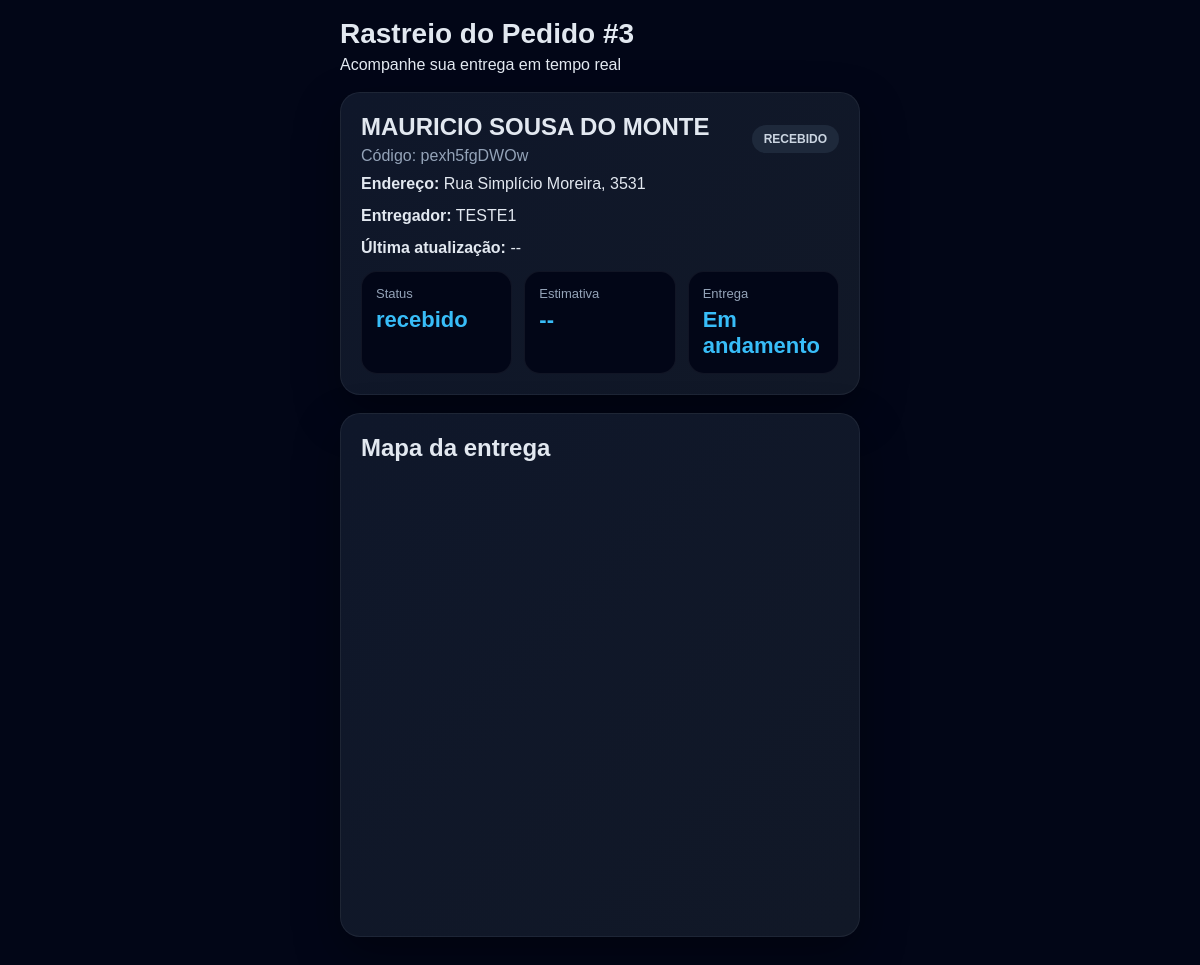
/rastreio/pexh5fgDWOw (signed in), run on the app's committed database.
### models.py (models this page shows, shortened)
class Pedido(db.Model):
    __tablename__ = "pedidos"
    id = db.Column(db.Integer, primary_key=True)
    farmacia_id = db.Column(db.Integer, db.ForeignKey("farmacias.id"), nullable=False)
    cliente_id = db.Column(db.Integer, db.ForeignKey("clientes.id"), nullable=False)
    entregador_id = db.Column(db.Integer, db.ForeignKey("entregadores.id"), nullable=True)
    status = db.Column(db.String(30), nullable=False, default="recebido")
    codigo_rastreio = db.Column(db.String(40), unique=True, nullable=True)
    criado_em = db.Column(db.DateTime, default=agora_brasil)
    saiu_entrega_em = db.Column(db.DateTime, nullable=True)
    entregue_em = db.Column(db.DateTime, nullable=True)

class Cliente(db.Model):
    __tablename__ = "clientes"
    id = db.Column(db.Integer, primary_key=True)
    farmacia_id = db.Column(db.Integer, db.ForeignKey("farmacias.id"), nullable=False)
    nome = db.Column(db.String(150), nullable=False)
    telefone = db.Column(db.String(30), nullable=False)
    endereco = db.Column(db.String(255), nullable=False)
    criado_em = db.Column(db.DateTime, default=agora_brasil)
    pedidos = db.relationship("Pedido", backref="cliente", lazy=True)

class Entregador(db.Model):
    __tablename__ = "entregadores"
    id = db.Column(db.Integer, primary_key=True)
    farmacia_id = db.Column(db.Integer, db.ForeignKey("farmacias.id"), nullable=True)
    nome = db.Column(db.String(150), nullable=False)
    telefone = db.Column(db.String(30), nullable=False)
    senha_hash = db.Column(db.String(255), nullable=False)
    ativo = db.Column(db.Boolean, default=True)
    criado_em = db.Column(db.DateTime, default=agora_brasil)
    pedidos = db.relationship("Pedido", backref="entregador", lazy=True)
    localizacoes = db.relationship("Localizacao", backref="entregador", lazy=True)
    vinculos_farmacias = db.relationship(
        "EntregadorFarmacia",
        back_populates="entregador",
        cascade="all, delete-orphan",
        lazy=True
    )
    __table_args__ = (
        db.UniqueConstraint("telefone", name="uq_entregador_telefone_global"),
    )

### app.py (the view)
    @app.route("/rastreio/<codigo>")
    def rastreio_cliente(codigo):
        pedido = Pedido.query.filter_by(codigo_rastreio=codigo).first_or_404()
        return render_template("rastreio.html", pedido=pedido)

### models.py (called while the page is built)
@login_manager.user_loader
def load_user(user_id):
    return db.session.get(User, int(user_id))

### templates/rastreio.html (shortened to what this page needs)
<!doctype html>
<html lang="pt-br">
<head>
  <link rel="stylesheet" href="{{ url_for('static', filename='style.css') }}">
  <link
    rel="stylesheet"
    href="https://unpkg.com/leaflet@1.9.4/dist/leaflet.css"
  />
</head>
<body class="mobile-app-body">
  <div class="mobile-app">
    <div class="mobile-top">
      <h1>Rastreio do Pedido #{{ pedido.id }}</h1>
      <p>Acompanhe sua entrega em tempo real</p>
    </div>
    <div class="rast-card">
      <div class="rast-top">
        <div>
          <h2 style="margin-bottom:6px;">{{ pedido.cliente.nome }}</h2>
          <p class="muted">Código: {{ pedido.codigo_rastreio }}</p>
        </div>
        <span id="status-rastreio" class="status-badge status-{{ pedido.status }}">{{ pedido.status }}</span>
      </div>
      <div class="rast-grid">
        <p><strong>Endereço:</strong> {{ pedido.cliente.endereco }}</p>
        <p><strong>Entregador:</strong> <span id="entregador-rastreio">{{ pedido.entregador.nome if pedido.entregador else 'Aguardando' }}</span></p>
        <p><strong>Última atualização:</strong> <span id="ultima-atualizacao">--</span></p>
      </div>
      <div class="rast-kpis">
        <div class="rast-kpi">
          <span>Status</span>
          <strong id="status-kpi">{{ pedido.status }}</strong>
        </div>
        <div class="rast-kpi">
          <span>Estimativa</span>
          <strong id="estimativa-kpi">--</strong>
        </div>
        <div class="rast-kpi">
          <span>Entrega</span>
          <strong id="entrega-kpi">
            {% if pedido.status == 'entregue' %}Concluída{% else %}Em andamento{% endif %}
          </strong>
        </div>
      </div>
    </div>
    <div class="rast-card">
      <h2 style="margin-bottom:14px;">Mapa da entrega</h2>
      <div id="mapa-rastreio" style="height: 440px; border-radius: 16px;"></div>
    </div>
  </div>
</body>
</html>

### static/style.css (style rules this page uses)
* { margin: 0; padding: 0; box-sizing: border-box; }
body { background: #020617; color: #e2e8f0; font-family: Arial, sans-serif; }
.muted { color: #94a3b8; }
.mobile-app-body { background: #020617; padding: 18px; }
.mobile-app { max-width: 520px; margin: 0 auto; }
.mobile-top { margin-bottom: 18px; }
.mobile-top h1 { font-size: 28px; margin-bottom: 6px; }
.status-badge { display: inline-block; padding: 7px 12px; border-radius: 999px; font-size: 12px; font-weight: bold; text-transform: uppercase; }
.status-recebido { background: #1e293b; color: #cbd5e1; }

### templates/rastreio.html (style rules this page uses)
.rast-card { background: linear-gradient(135deg, #0f172a, #111827); border: 1px solid rgba(255,255,255,0.06); border-radius: 20px; padding: 20px; box-shadow: 0 18px 45px rgba(0,0,0,0.35); margin-bottom: 18px; }
.rast-grid { display: grid; gap: 14px; }
.rast-top { display: flex; align-items: center; justify-content: space-between; gap: 12px; margin-bottom: 10px; }
.rast-kpis { display: grid; grid-template-columns: repeat(auto-fit, minmax(150px, 1fr)); gap: 12px; margin-top: 14px; }
.rast-kpi { background: #020617; border: 1px solid rgba(255,255,255,0.06); border-radius: 16px; padding: 14px; }
.rast-kpi span { display: block; color: #94a3b8; font-size: 13px; margin-bottom: 6px; }
.rast-kpi strong { font-size: 22px; color: #38bdf8; }

### data on the page
Pedido: id "3", codigo_rastreio "pexh5fgDWOw", status "RECEBIDO", status "recebido"
Cliente: cliente.nome "MAURICIO SOUSA DO MONTE", cliente.endereco "Rua Simplício Moreira, 3531"
Entregador: entregador "TESTE1"
